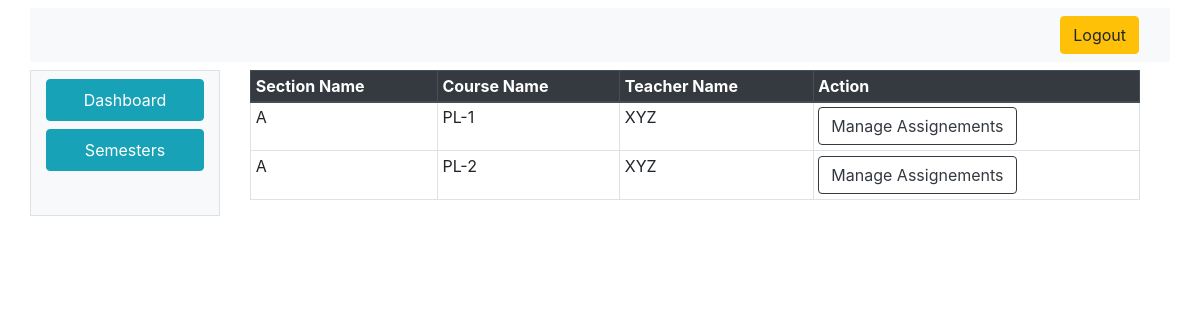
/teacher/semesterToSections.php?SemesterID=1 (signed in), run on an earlier commit of the app's database.
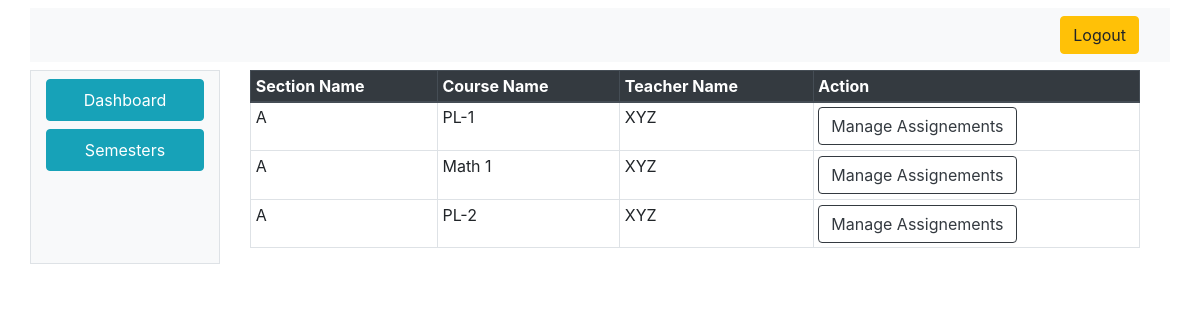
And on a later commit of the database.
### tables this page shows
CREATE TABLE `section` (
  `SectionID` int(11) NOT NULL,
  `SectionName` varchar(10) NOT NULL,
  `CourseID` int(11) NOT NULL,
  `TeacherID` int(11) NOT NULL,
  `SemesterID` int(11) NOT NULL,
  `Status` tinyint(1) NOT NULL
);

CREATE TABLE `courses` (
  `CourseID` int(11) NOT NULL,
  `CourseCode` varchar(50) NOT NULL,
  `CourseName` varchar(100) NOT NULL,
  `DepartmentID` int(11) NOT NULL,
  `Status` tinyint(1) NOT NULL
);

CREATE TABLE `users` (
  `UserID` int(11) NOT NULL,
  `UserName` varchar(100) NOT NULL,
  `UserEmail` varchar(50) NOT NULL,
  `Password` varchar(25) NOT NULL,
  `Status` tinyint(1) NOT NULL,
  `UserTypeID` int(11) NOT NULL,
  `DepartmentID` int(11) DEFAULT NULL
);

### index_model.php (called while the page is built, shortened)
<?php
class IndexModel
{
	public $con;
	public function IndexModel()
	{
		$this->host = "localhost:3306";
		$this->user = "root";
		$this->pass = "";
		$this->dbname = "ams";
		$this->con =  new mysqli($this->host, $this->user, $this->pass, $this->dbname);
	}
	public function getAllTeacherSectionInfo($SemesterID, $TeacherID)
	{
		$q = "select section.*,users.UserName,courses.CourseName from section LEFT OUTER JOIN  courses on courses.CourseID=section.CourseID LEFT OUTER JOIN users on section.TeacherID=users.UserID WHERE section.TeacherID=" . $TeacherID . " and section.SemesterID=" . $SemesterID;
		$r = mysqli_query($this->con, $q);
		if ($r == false) {
			return 0;
		} else {
			return $r;
		}
	}
}

### teacher/semesterToSections.php (the view, shortened to what this page needs)
<html>
<head>
  <link rel="stylesheet" href="css.css">
  <link rel="stylesheet" href="https://stackpath.bootstrapcdn.com/bootstrap/4.4.1/css/bootstrap.min.css">
</head>
<body>
  <div class="container mt-2">
    <div class="row">
      <div class="col-12 mb-2 bg-light">
        <nav class="navbar navbar-expand-lg navbar-light bg-light justify-content-end">
          <a class="btn btn-warning ml-2" href="../logout.php"><i class="fa fa-sign-out" aria-hidden="true"></i>
            Logout
          </a>
        </nav>
      </div>
      <div class="col-2 bg-light border">
        <nav class=" d-none d-md-block bg-light sidebar">
          <div class="sidebar-sticky">
            <ul class="nav flex-column">
              <li class="nav-item">
                <a class="nav-link btn btn-info mb-2 mt-2" href="#"><i class="fa fa-home" aria-hidden="true"></i>
                  Dashboard
                </a>
              </li>
              <li class="nav-item">
                <a class="nav-link btn btn-info mb-2" href="AllSemester.php">
                  Semesters
                </a>
              </li>
            </ul>
          </div>
        </nav>
      </div>
      <div class="col-10 bg-transparent">
        <div class="container-fluid container-responsive">
          <div class="table-responsive">
            <table class="table  table-sm table-hover table-bordered">
              <thead class="thead-dark">
                <tr>
                  <th scope="col">Section Name</th>
                  <th scope="col">Course Name</th>
                  <th scope="col">Teacher Name</th>
                  <th scope="col">Action</th>
                </tr>
              </thead>
              <tbody>
                <?php
                require_once('../index_model.php');
                $indObj = new IndexModel();
                $rs = $indObj->getAllTeacherSectionInfo($_GET['SemesterID'], $_SESSION["UserID"]);
                while ($d = mysqli_fetch_assoc($rs)) {
                  echo $str = "<tr><td>" . $d["SectionName"] . "</td><td>" . $d["CourseName"] . "</td><td>" . $d["UserName"] . "</td>";
                  echo  $str = "<td>
                      <a href='assignments.php?SectionID=" . $d['SectionID'] . "' class='btn btn-outline-dark'>Manage Assignements</a>
                      </td></tr>";
                }
                ?>
              </tbody>
            </table>
          </div>
        </div>
      </div>
    </div>
  </div>
</body>
</html>

What changed in the data, as far as the page shows it:
now on this page (row edited): section: SectionName "A", CourseID.CourseName "Math 1", TeacherID.UserName "XYZ"
